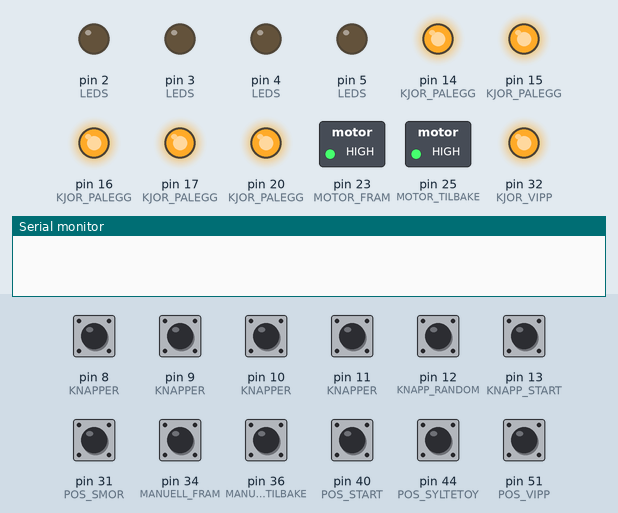
Simulated run of this sketch. Board: Arduino Mega 2560, built with avr-gcc and run on an emulated ATmega2560. On the bench: switched loads named in the sketch (green lamp = pin HIGH), output pins drawn as LEDs (lit = HIGH), the last lines printed to the serial monitor. Dashed ring = blinking. The inputs (shaded band) are chosen by the test bench; at power-on: pin 8 (KNAPPER), pin 9 (KNAPPER), pin 10 (KNAPPER), pin 11 (KNAPPER), pin 12 (KNAPP_RANDOM), pin 13 (KNAPP_START), pin 31 (POS_SMOR), pin 34 (MANUELL_FRAM), pin 36 (MANUELL_TILBAKE), pin 40 (POS_START), pin 44 (POS_SYLTETOY), pin 51 (POS_VIPP) HIGH. Random numbers use the default seed unless the sketch sets one.

Above: at 1.2 s.
1.3 s: pin 12 (KNAPP_RANDOM) pulled LOW for 0.15 s
At 4.1 s:
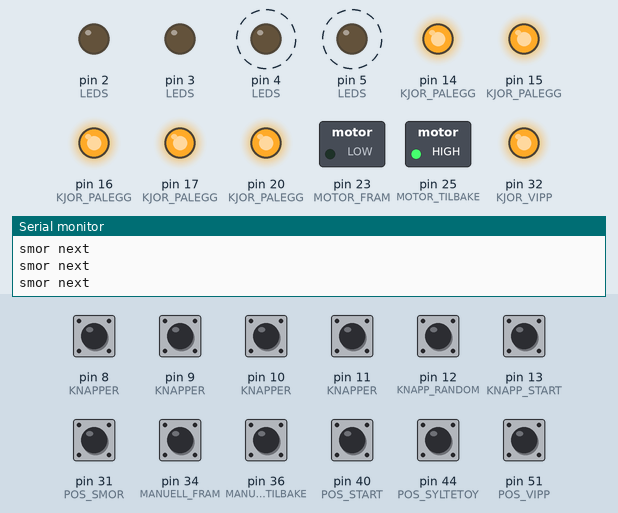
4.3 s: pin 31 (POS_SMOR) pulled LOW for 0.15 s
At 4.6 s:
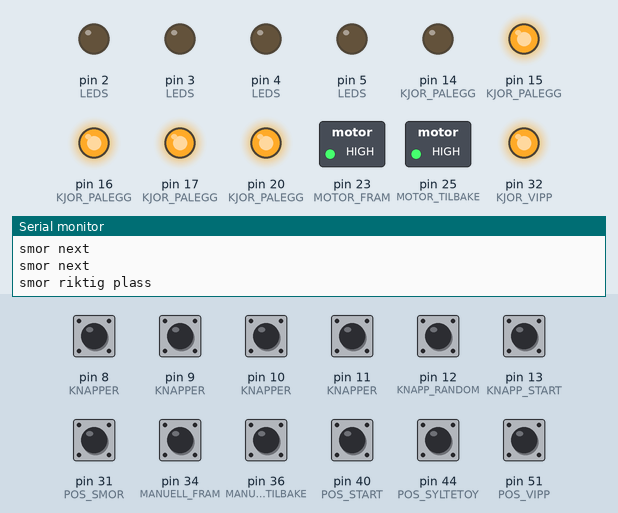
9.9 s: pin 44 (POS_SYLTETOY) pulled LOW for 0.15 s
At 10.4 s:
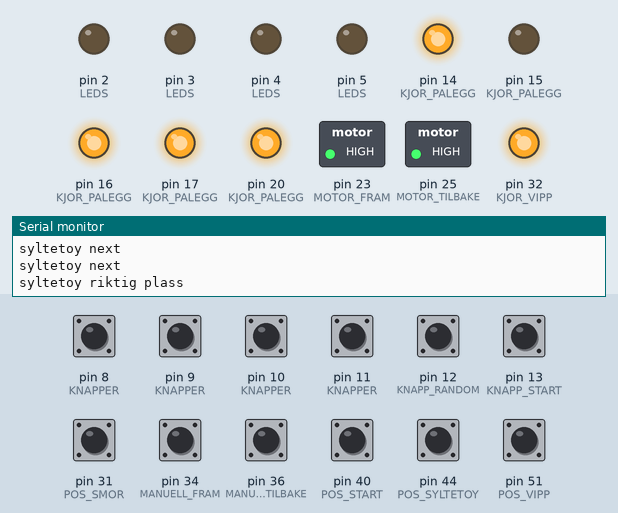
13.0 s: pin 44 (POS_SYLTETOY) pulled LOW for 1 s
At 14.7 s:
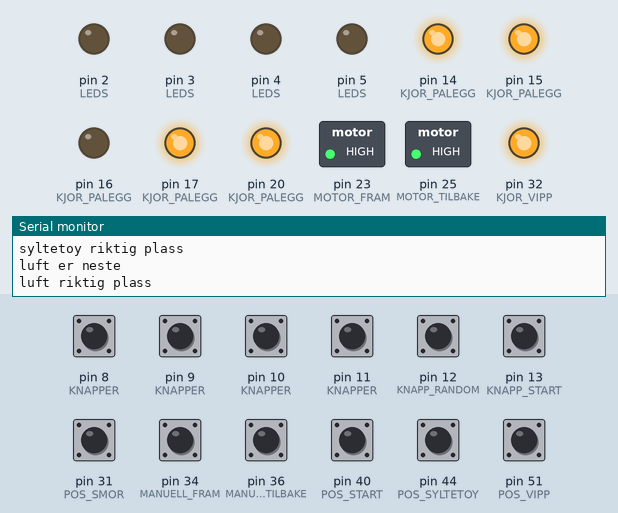
Timing chart, 0 to 18.4 s (numbered marks = the images above; inputs shaded):
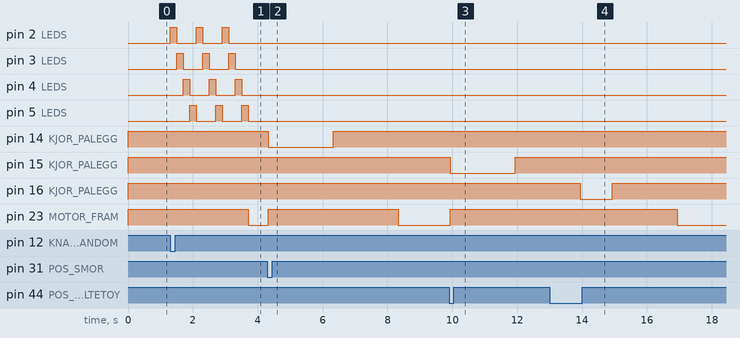

Measured:
- after the input at 1.3 s, pin 2 (LEDS): alternates HIGH for 0.20 s and LOW for 0.60 s, 6 changes in all, then stays LOW, starting at once; pin 3 (LEDS): alternates HIGH for 0.20 s and LOW for 0.60 s, starting after 0.20 s
- after the input at 4.3 s, pin 14 (KJOR_PALEGG): HIGH → LOW at once, → HIGH 2.0 s later; pin 23 (MOTOR_FRAM): LOW → HIGH at once, → LOW 4.0 s later
- after the input at 9.9 s, pin 15 (KJOR_PALEGG): HIGH → LOW at once, → HIGH 2.0 s later; pin 23 (MOTOR_FRAM): LOW → HIGH at once
- after the input at 13.0 s, pin 16 (KJOR_PALEGG): HIGH → LOW after 0.94 s, → HIGH 1.0 s later

The sketch:

hovedprog_med_motor_nov28.ino
```cpp
#define LED_SMOR 2
#define LED_SYLTETOY 3
#define LED_OST 4
#define LED_AGURK 5

#define KNAPP_SMOR 8
#define KNAPP_SYLTETOY 9
#define KNAPP_OST 10
#define KNAPP_AGURK 11
#define KNAPP_RANDOM 12
#define KNAPP_START 13

#define KJOR_SMOR 14      //rele som styrer smørpumpe
#define KJOR_SYLTETOY 15  //rele som styrer syltetøypumpe
#define KJOR_LUFT 16      //rele som blåser ut luft
#define KJOR_OST 17       //rele som styrer ostehøvel
#define KJOR_AGURK 20     //rele som styrer agurkhøvel
#define KJOR_VIPP 32           //liten sylinder som vipper ut skiva

#define MOTOR_FRAM 23     //rele som kjører motor framover
#define MOTOR_TILBAKE 25  //rele som kjører motor tilbake

#define MANUELL_FRAM 34   //knapp som kjører motor fram manuelt
#define MANUELL_TILBAKE 36 //knapp som kjører motor tilbake manuelt

#define POS_START 40      //bryter ved startposisjon
#define POS_SMOR 31       //bryter ved smørposisjon
#define POS_SYLTETOY 44   //...
#define POS_OST 47
#define POS_AGURK 48
#define POS_VIPP 51

//boolske verdier som lagrer om pålegget skal kjøres eller ikke:
bool SMOR = false;
bool SYLTETOY = false;
bool LUFT = false;
bool OST = false;
bool AGURK = false;
bool VIPP = true;

bool START = false;
bool FERDIG = false;

bool SMOR_NESTE = false;
bool SYLTETOY_NESTE = false;
bool LUFT_NESTE = false;
bool OST_NESTE = false;
bool AGURK_NESTE = false;
bool VIPP_NESTE = false;

long tall = 0;    //denne brukes til random-funksjonen, long fordi random gir ut long

//diverse lister for å kunne iterere gjennom diverse ting
char LEDS[] = {LED_SMOR, LED_SYLTETOY, LED_OST, LED_AGURK};
char KNAPPER[] = {KNAPP_SMOR, KNAPP_SYLTETOY, KNAPP_OST, KNAPP_AGURK, KNAPP_RANDOM, KNAPP_START};
char KJOR_PALEGG[] = {KJOR_SMOR, KJOR_SYLTETOY, KJOR_LUFT, KJOR_OST, KJOR_AGURK};
char PALEGG[] = {SMOR, SYLTETOY, LUFT, OST, AGURK, VIPP};
char POSISJONER[] = {POS_START, POS_SMOR, POS_SYLTETOY, POS_OST, POS_AGURK, POS_VIPP};
char NESTE_PALEGG[] = {SMOR_NESTE, SYLTETOY_NESTE, LUFT_NESTE, OST_NESTE, AGURK_NESTE, VIPP_NESTE};

void setup() {
  Serial.begin(9600);

  for (int i = 0; i < 6; i++) {         //setter alle knapper på ui til input_pullup
    pinMode(KNAPPER[i], INPUT_PULLUP);
  }

  for (int i = 0; i < 4; i++) {         //setter alle leds til output, og skrur dem av
    pinMode(LEDS[i], OUTPUT);
    digitalWrite(LEDS[i], LOW);
  }

  for (int i = 0; i < 5; i++) {         //setter aller pålegg til output, og skrur av
    pinMode(KJOR_PALEGG[i], OUTPUT);
    digitalWrite(KJOR_PALEGG[i], HIGH); //high fordi rele er motsatt
  }

  for (int i = 0; i < 6; i++) {         //setter alle mikrobrytere til input_pullup
    pinMode(POSISJONER[i], INPUT_PULLUP);
  }

  pinMode(MOTOR_FRAM, OUTPUT);        //setter motor til output
  digitalWrite(MOTOR_FRAM, HIGH);     //high fordi omvendt logikk
  pinMode(MOTOR_TILBAKE, OUTPUT);
  digitalWrite(MOTOR_TILBAKE, HIGH);

  pinMode(KJOR_VIPP, OUTPUT);
  digitalWrite(KJOR_VIPP, HIGH);

  pinMode(MANUELL_FRAM, INPUT_PULLUP);
  pinMode(MANUELL_TILBAKE, INPUT_PULLUP);

}

void loop() {
  if (!digitalRead(MANUELL_FRAM)) {   //sjekker knapp for motor fram manuelt

    digitalWrite(MOTOR_FRAM, LOW);
    Serial.println("manuell fram");
    delay(250);
    digitalWrite(MOTOR_FRAM, HIGH);
  }

  if (!digitalRead(MANUELL_TILBAKE)) { //sjekker knapp for motor tilbake manuelt
    digitalWrite(MOTOR_TILBAKE, LOW);
    Serial.println("manuell tilbake");
    delay(250);
    digitalWrite(MOTOR_TILBAKE, HIGH);

  }

  if (!digitalRead(KNAPPER[0])) {
    if (PALEGG[0]) {         //endrer verdi til false hvis den er true, og skrur av lys:
      PALEGG[0] = false;
      digitalWrite(LEDS[0], LOW);
      delay(200);
    }
    else {       //endrer verdi til true hvis den er false, og skrur på lys
      PALEGG[0] = true;
      digitalWrite(LEDS[0], HIGH);
      delay(200);
    }
  }

  if (!digitalRead(KNAPPER[1])) {
    if (PALEGG[1]) {         //endrer verdi til false hvis den er true, og skrur av lys:
      PALEGG[1] = false;
      digitalWrite(LEDS[1], LOW);
      delay(200);
    }
    else {       //endrer verdi til true hvis den er false, og skrur på lys
      PALEGG[1] = true;
      digitalWrite(LEDS[1], HIGH);
      delay(200);
    }
  }

  if (!digitalRead(KNAPPER[2])) {
    if (PALEGG[3]) {         //endrer verdi til false hvis den er true, og skrur av lys:
      PALEGG[3] = false;
      digitalWrite(LEDS[2], LOW);
      delay(200);
    }
    else {       //endrer verdi til true hvis den er false, og skrur på lys
      PALEGG[3] = true;
      digitalWrite(LEDS[2], HIGH);
      delay(200);
    }
  }

  if (!digitalRead(KNAPPER[3])) {
    if (PALEGG[4]) {         //endrer verdi til false hvis den er true, og skrur av lys:
      PALEGG[4] = false;
      digitalWrite(LEDS[3], LOW);
      delay(200);
    }
    else {       //endrer verdi til true hvis den er false, og skrur på lys
      PALEGG[4] = true;
      digitalWrite(LEDS[3], HIGH);
      delay(200);
    }
  }

  if (!digitalRead(KNAPP_RANDOM)) {
    gi_random_verdier();
    blinklys();
    if (PALEGG[0] || PALEGG[1]) {     //Sjekker om det skal blåses luft, lagrer dette i en bool
      PALEGG[2] = true;
    }
    finn_neste_palegg();
    digitalWrite(MOTOR_FRAM, LOW);     //starter motor
    START = true;
  }

  if (!digitalRead(KNAPP_START)) {
    Serial.println("start");
    if (PALEGG[0] || PALEGG[1]) {   //Sjekker om det skal blåses luft, lagrer dette i en bool
      PALEGG[2] = true;
    }
    finn_neste_palegg();
    digitalWrite(MOTOR_FRAM, LOW); //starter motor
    START = true;

  }

  while (START) {
    if (NESTE_PALEGG[0]) { //Smør-stasjon! Kjøres hvis smør er true OG den er på rett sted
      Serial.println("smor next");
      if (!digitalRead(POS_SMOR)) {
        Serial.println("smor riktig plass");
        kjor(KJOR_SMOR, 2000, 1);
        PALEGG[0] = false;                     //Setter SMOR til false for å at den skal gå videre
        NESTE_PALEGG[0] = false;
        digitalWrite(LEDS[0], LOW);
        finn_neste_palegg();
      }
    }

    if (NESTE_PALEGG[1]) { //Syltetøy-stasjon!! Samme logikk som forrige
      Serial.println("syltetoy next");
      if (!digitalRead(POS_SYLTETOY)) {
        Serial.println("syltetoy riktig plass");
        kjor(KJOR_SYLTETOY, 2000, 1);
        PALEGG[1] = false;
        NESTE_PALEGG[1] = false;
        digitalWrite(LEDS[1], LOW);
        finn_neste_palegg();
      }
    }

    if (NESTE_PALEGG[2]) { //Luft
      Serial.println("luft er neste");
      if (!digitalRead(POS_SYLTETOY)) {
        Serial.println("luft riktig plass");
        kjor(KJOR_LUFT, 1000, 1);
        PALEGG[2] = false;
        NESTE_PALEGG[2] = false;
        finn_neste_palegg();
      }
    }

    if (NESTE_PALEGG[3]) {   //OST
      Serial.println("ost er neste");
      if (!digitalRead(POS_OST)) {
        Serial.println("ost riktig plass");
        kjor(KJOR_OST, 1500, 3);
        PALEGG[3] = false;
        NESTE_PALEGG[3] = false;
        digitalWrite(LEDS[2], LOW);
        finn_neste_palegg();
      }
    }

    if (NESTE_PALEGG[4]) {  //GURKA
      Serial.println("agurk next");
      if (!digitalRead(POS_AGURK)) {
        Serial.println("agurk riktig plass");
        kjor(KJOR_PALEGG[4], 1500, 3);
        PALEGG[4] = false;
        NESTE_PALEGG[4] = false;
        digitalWrite(LEDS[3], LOW);
        finn_neste_palegg();
      }
    }
    if (NESTE_PALEGG[5]) {                       //er vipp neste?
      Serial.println("vipp er neste");
      if (!digitalRead(POS_VIPP)) {              //siste stopp:)
        Serial.println("vipp posisjon");
        NESTE_PALEGG[5] = false;
        digitalWrite(MOTOR_FRAM, HIGH);         //motor av
        digitalWrite(KJOR_VIPP, LOW);           //sylinder opp
        delay(1500);
        digitalWrite(KJOR_VIPP, HIGH);               //sylinder ned
        FERDIG = true;
        delay(1000);
        digitalWrite(MOTOR_TILBAKE, LOW);       //motor kjøres bakover
        delay(1000);
      }
    }
    if (!digitalRead(POS_START)) {
      Serial.println("start posisjon");
      if (FERDIG) {
        Serial.println("ferdig er true");
        digitalWrite(MOTOR_TILBAKE, HIGH);      //skru av motor
        START = false;
        FERDIG = false;
      }
    }
  }

}

//funksjon som kjører blinking, til random-knapp:
void blinklys() {
  for (int i = 0; i < 4; i++) {
    digitalWrite(LEDS[i], LOW);
  }
  for (int i = 0; i < 3; i++) {
    for (int i = 0; i < 4; i++) {
      digitalWrite(LEDS[i], HIGH);
      delay(200);
      digitalWrite(LEDS[i], LOW);
    }
  }
}

//funksjon som assigner true eller false til påleggene:
void gi_random_verdier() {
  for (int i = 0; i < 4; i++) {
    tall = random(2);     //henter enten 0 eller 1 randomly
    if (tall == 0) {
      PALEGG[i] = false;  //0 blir false
    }
    else {
      PALEGG[i] = true;   //1 blir true
    }
  }
}

//funksjon for å kjøre pålegg:
void kjor(int HVILKEN, int pause1, int antallrep) {
  digitalWrite(MOTOR_FRAM, HIGH);    //motorstopp
  for (int i = 0; i < antallrep; i++) {
  digitalWrite(HVILKEN, LOW);      //stempel opp
  delay(pause1);
  digitalWrite(HVILKEN, HIGH);
  delay(2000);
  }
  digitalWrite(MOTOR_FRAM, LOW);
}

//funksjon for å finne neste pålegg
void finn_neste_palegg() {
  for (int i = 0; i < 6; i++) {
    if (PALEGG[i]) {
      NESTE_PALEGG[i] = true;
      break;
    }
  }
}
```
